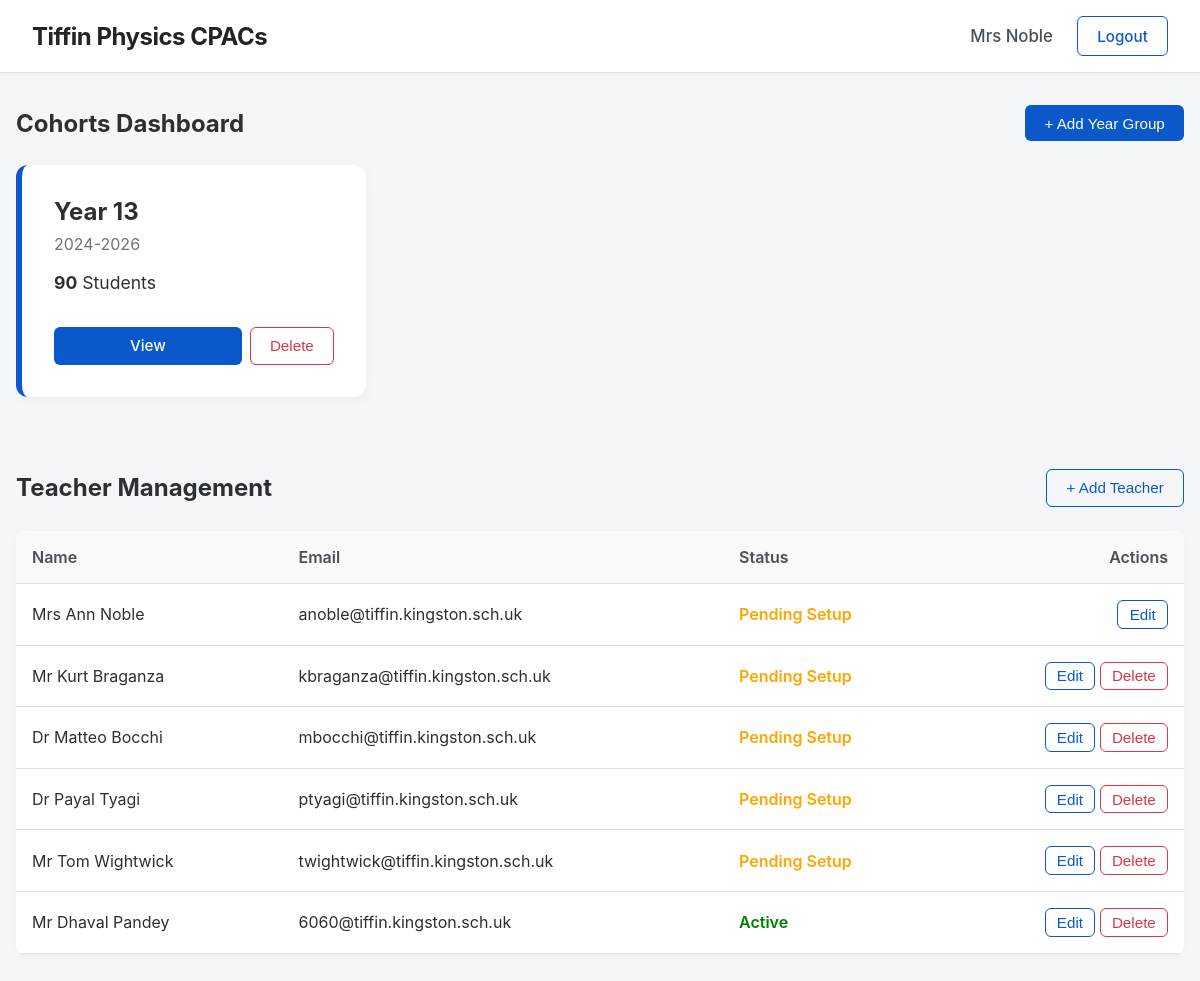
Page /dashboard (signed in) on the committed database.
### app.py (models this page shows, shortened)
class Teacher(UserMixin, db.Model):
    id = db.Column(db.Integer, primary_key=True)
    email = db.Column(db.String(150), unique=True, nullable=False)
    password = db.Column(db.String(200), nullable=True) # Nullable for first-time login
    title = db.Column(db.String(10), nullable=False)
    first_name = db.Column(db.String(100), nullable=False)
    last_name = db.Column(db.String(100), nullable=False)
    @property
    def role(self): return 'teacher'

### app.py (the view)
@app.route('/dashboard')
@teacher_required
def dashboard():
    cohorts = Cohort.query.order_by(Cohort.end_year.desc()).all()
    cohort_data = [{'id': c.id, 'title': get_cohort_title(c.end_year), 'years': f"{c.start_year}-{c.end_year}", 'student_count': len(c.students)} for c in cohorts]
    teachers = Teacher.query.all()
    return render_template('dashboard.html', cohorts=cohort_data, teachers=teachers)

### app.py (called while the page is built)
@login_manager.user_loader
def load_user(user_id):
    if user_id.startswith('teacher_'): return Teacher.query.get(int(user_id.split('_')[1]))
    elif user_id.startswith('student_'): return Student.query.get(int(user_id.split('_')[1]))
    return None

def teacher_required(f):
    @wraps(f)
    def decorated_function(*args, **kwargs):
        if not current_user.is_authenticated or current_user.role != 'teacher': abort(403)
        return f(*args, **kwargs)
    return decorated_function

def get_academic_end_year():
    now = datetime.utcnow()
    return now.year if now.month < 9 else now.year + 1

def get_cohort_title(end_year):
    acad_end = get_academic_end_year()
    if end_year == acad_end: return "Year 13"
    elif end_year == acad_end + 1: return "Year 12"
    elif end_year < acad_end:
        diff = acad_end - end_year
        return "Left last year" if diff == 1 else f"Left {diff} years ago"
    return f"Future (Starts {end_year-2})"

### templates/dashboard.html (shortened to what this page needs)
{% extends 'base.html' %} {% block content %}
<div
	style="
		display: flex;
		justify-content: space-between;
		align-items: center;
		margin-bottom: 1.5rem;
	">
	<h2 style="margin: 0">Cohorts Dashboard</h2>
	<button
		class="btn"
		onclick="
			document.getElementById('addCohortModal').style.display = 'flex'
		">
		+ Add Year Group
	</button>
</div>
<div class="carousel">
	{% for c in cohorts %}
	<div class="card">
		<div>
			<h3>{{ c.title }}</h3>
			<p style="color: #6c757d; margin-top: 0">{{ c.years }}</p>
			<p style="font-size: 1.1rem">
				<strong>{{ c.student_count }}</strong> Students
			</p>
		</div>
		<div style="display: flex; gap: 0.5rem; margin-top: 1rem">
			<a
				href="{{ url_for('cohort_view', id=c.id) }}"
				class="btn"
				style="flex: 1; text-align: center"
				>View</a
			>
			<form
				method="POST"
				action="{{ url_for('delete_cohort', id=c.id) }}"
				onsubmit="
					return confirm(
						'WARNING: Are you sure you want to delete this entire cohort? All students and their marks will be lost forever.',
					);
				"
				style="margin: 0">
				<button
					type="submit"
					class="btn btn-danger"
					style="height: 100%">
					Delete
				</button>
			</form>
		</div>
	</div>
	{% endfor %}
</div>
<div
	style="
		display: flex;
		justify-content: space-between;
		align-items: center;
		margin-bottom: 1.5rem;
		margin-top: 3rem;
	">
	<h2 style="margin: 0">Teacher Management</h2>
	<button
		class="btn btn-outline"
		onclick="
			document.getElementById('addTeacherModal').style.display = 'flex'
		">
		+ Add Teacher
	</button>
</div>
<table class="data-table">
	<tr>
		<th>Name</th>
		<th>Email</th>
		<th>Status</th>
		<th style="text-align: right">Actions</th>
	</tr>
	{% for t in teachers %}
	<tr>
		<td>{{ t.title }} {{ t.first_name }} {{ t.last_name }}</td>
		<td>{{ t.email }}</td>
		<td>
			{% if t.password %}
			<span style="color: green; font-weight: 600">Active</span>
			{% else %}
			<span style="color: orange; font-weight: 600">Pending Setup</span>
			{% endif %}
		</td>
		<td style="text-align: right">
			<button
				class="btn btn-outline"
				style="padding: 0.3rem 0.7rem"
				onclick="openEditTeacher({{ t.id }}, '{{ t.title }}', '{{ t.first_name }} {{ t.last_name }}')">
				Edit
			</button>
			{% if current_user.id != t.id %}
			<form
				method="POST"
				action="{{ url_for('delete_teacher', id=t.id) }}"
				style="display: inline"
				onsubmit="return confirm('Delete teacher {{ t.last_name }}?');">
				<button
					type="submit"
					class="btn btn-danger"
					style="padding: 0.3rem 0.7rem">
					Delete
				</button>
			</form>
			{% endif %}
		</td>
	</tr>
	{% endfor %}
</table>
{% endblock %}

### templates/base.html (shortened to what this page needs)
<!doctype html>
<html lang="en">
	<head>
	</head>
	<body>
		<nav class="navbar">
			<h2>
				<a
					href="{% if current_user.is_authenticated and current_user.role == 'teacher' %}{{ url_for('dashboard') }}{% else %}{{ url_for('home') }}{% endif %}"
					class="navbar-brand"
					>Tiffin Physics CPACs</a
				>
			</h2>
			<div style="display: flex; align-items: center">
				{% if current_user.is_authenticated %} {% if current_user.role
				== 'teacher' %}
				<span class="user-name"
					>{{ current_user.title }} {{ current_user.last_name }}</span
				>
				{% endif %}
				<a href="{{ url_for('logout') }}" class="btn btn-outline"
					>Logout</a
				>
				{% endif %}
			</div>
		</nav>
		<div class="container">
			 {% block content %}{%
			endblock %}
		</div>
	</body>
</html>

### templates/base.html (style rules this page uses)
:root { --bg: #f4f6f8; --text: #2b3035; --primary: #0a58ca; --border: #dee2e6; }
body { font-family: -apple-system, BlinkMacSystemFont, "Segoe UI", Roboto, sans-serif; background: var(--bg); color: var(--text); margin: 0; padding: 0; }
.navbar { background: #ffffff; padding: 1rem 2rem; border-bottom: 1px solid var(--border); display: flex; justify-content: space-between; align-items: center; box-shadow: 0 1px 3px rgba(0, 0, 0, 0.03); }
.navbar h2 { margin: 0; font-weight: 700; letter-spacing: -0.5px; }
.navbar-brand { text-decoration: none; color: #212529; transition: color 0.2s ease; }
.user-name { font-weight: 500; font-size: 1.05rem; margin-right: 1.5rem; color: #495057; }
.container { max-width: 1400px; margin: 2rem auto; padding: 0 1rem; }
.btn { padding: 0.6rem 1.2rem; border: none; border-radius: 6px; background: var(--primary); color: white; cursor: pointer; text-decoration: none; font-size: 0.95rem; font-weight: 500; transition: background 0.2s; }
.btn-outline { background: transparent; border: 1px solid var(--primary); color: var(--primary); }
.btn-danger { background: white; border: 1px solid #dc3545; color: #dc3545; }

### templates/dashboard.html (style rules this page uses)
.carousel { display: flex; overflow-x: auto; gap: 1.5rem; padding-bottom: 1.5rem; margin-bottom: 3rem; }
.card { min-width: 280px; background: white; padding: 2rem; border-radius: 12px; box-shadow: 0 4px 15px rgba(0, 0, 0, 0.04); border-left: 6px solid var(--primary); display: flex; flex-direction: column; justify-content: space-between; }
.card h3 { margin-top: 0; font-size: 1.5rem; margin-bottom: 0.5rem; }
.data-table { width: 100%; border-collapse: collapse; background: white; border-radius: 8px; overflow: hidden; box-shadow: 0 2px 10px rgba(0, 0, 0, 0.04); }
.data-table th, .data-table td { padding: 1rem; text-align: left; border-bottom: 1px solid var(--border); }
.data-table th { background: #f8f9fa; font-weight: 600; color: #495057; }

### rows in the picture
Teacher: title "Mrs", last_name "Noble", first_name "Ann", email "anoble@tiffin.kingston.sch.uk", shows "Pending Setup"
Teacher: title "Mr", first_name "Kurt", last_name "Braganza", email "kbraganza@tiffin.kingston.sch.uk", shows "Pending Setup"
Teacher: title "Dr", first_name "Matteo", last_name "Bocchi", email "mbocchi@tiffin.kingston.sch.uk", shows "Pending Setup"
Teacher: title "Dr", first_name "Payal", last_name "Tyagi", email "ptyagi@tiffin.kingston.sch.uk", shows "Pending Setup"
Teacher: title "Mr", first_name "Tom", last_name "Wightwick", email "twightwick@tiffin.kingston.sch.uk", shows "Pending Setup"
Teacher: title "Mr", first_name "Dhaval", last_name "Pandey", email "6060@tiffin.kingston.sch.uk", shows "Active"

### other values in the picture
{{ c.title }} "Year 13"
{{ c.years }} "2024-2026"
{{ c.student_count }} "90"
